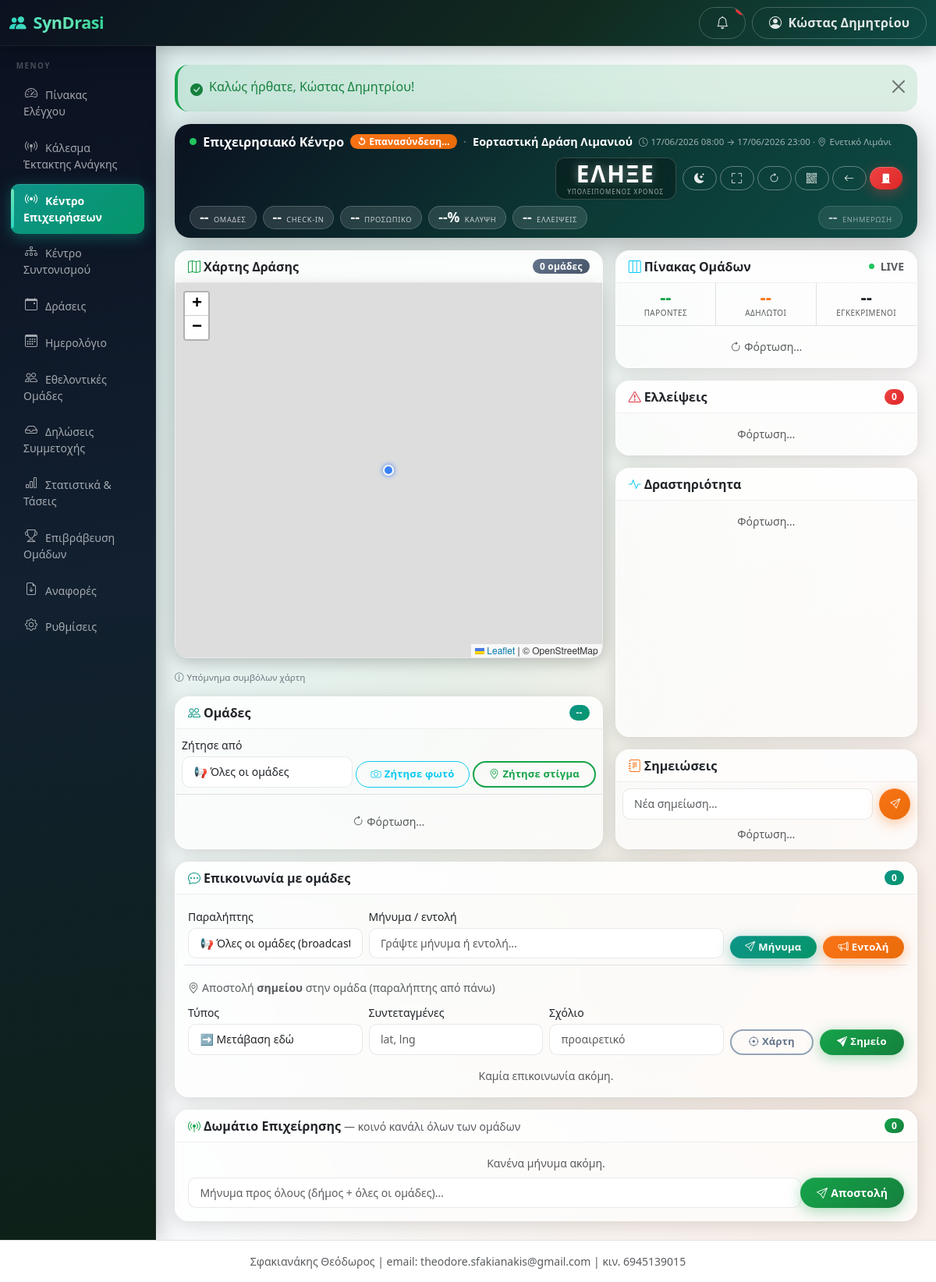
/public/operations/events/4 (signed in), run on the app's committed database.
### tables this page shows
CREATE TABLE users (
  id INT AUTO_INCREMENT PRIMARY KEY,
  municipality_id INT NULL,
  team_id INT NULL,
  name VARCHAR(255) NOT NULL,
  email VARCHAR(255) NOT NULL UNIQUE,
  phone VARCHAR(50) NULL,
  password_hash VARCHAR(255) NOT NULL,
  role ENUM('super_admin','municipality_admin','team_admin','event_operator') NOT NULL,
  status ENUM('active','inactive') NOT NULL DEFAULT 'active',
  last_login_at DATETIME NULL,
  created_at DATETIME NOT NULL DEFAULT CURRENT_TIMESTAMP,
  updated_at DATETIME NULL ON UPDATE CURRENT_TIMESTAMP,
  INDEX idx_users_municipality_id (municipality_id),
  INDEX idx_users_team_id (team_id)
);

CREATE TABLE events (
  id INT AUTO_INCREMENT PRIMARY KEY,
  municipality_id INT NOT NULL,
  category_id INT NULL,
  title VARCHAR(255) NOT NULL,
  description TEXT NULL,
  location_name VARCHAR(255) NULL,
  address VARCHAR(255) NULL,
  latitude DECIMAL(10,7) NULL,
  longitude DECIMAL(10,7) NULL,
  start_datetime DATETIME NOT NULL,
  end_datetime DATETIME NOT NULL,
  requested_people INT NOT NULL DEFAULT 0,
  requested_vehicle TINYINT(1) NOT NULL DEFAULT 0,
  requested_medical_equipment TINYINT(1) NOT NULL DEFAULT 0,
  instructions TEXT NULL,
  status ENUM('draft','open','review','confirmed','active','closed','completed','cancelled') NOT NULL DEFAULT 'draft',
  published_at DATETIME NULL,
  created_by INT NOT NULL,
  created_at DATETIME NOT NULL DEFAULT CURRENT_TIMESTAMP,
  updated_at DATETIME NULL ON UPDATE CURRENT_TIMESTAMP,
  INDEX idx_events_municipality_id (municipality_id),
  INDEX idx_events_status (status),
  INDEX idx_events_start_datetime (start_datetime)
);

### views/operations/event.php (the view, shortened to what the rows shown need)
<?php
$eid       = (int) $event['id'];
?>
<div class="ops-header">
  <div class="d-flex align-items-center gap-2 flex-wrap">
    <span class="ldot"></span>
    <span class="fw-bold text-white" style="font-size:1rem;white-space:nowrap">Επιχειρησιακό Κέντρο</span>
    <span class="badge bg-success" id="liveBadge">◉ LIVE SSE</span>
    <span style="opacity:.35">·</span>
    <span class="fw-semibold text-white" style="font-size:.9rem;white-space:nowrap;overflow:hidden;text-overflow:ellipsis;max-width:280px"><?= e($event['title']) ?></span>
    <span style="opacity:.6;font-size:.72rem;white-space:nowrap">
      <i class="bi bi-clock me-1"></i><?= e(gr_datetime($event['start_datetime'])) ?> &rarr; <?= e(gr_datetime($event['end_datetime'])) ?><?php if ($event['location_name']): ?>&nbsp;&middot;&nbsp;<i class="bi bi-geo-alt me-1"></i><?= e($event['location_name']) ?><?php endif; ?>
    </span>
    <div class="ms-auto d-flex align-items-center gap-2">
      <div class="ops-countdown-wrap text-white">
        <div class="ops-countdown" id="countdown">--</div>
        <div style="font-size:.5rem;opacity:.6;text-transform:uppercase;letter-spacing:1px;margin-top:.15rem" id="cdLabel">Υπολειπόμενος χρόνος</div>
      </div>
      <div class="d-flex gap-1 align-items-center">
        <button class="btn btn-sm btn-outline-light" id="btnDark" title="Mission Control Mode"><i class="bi bi-moon-stars-fill"></i></button>
        <button class="btn btn-sm btn-outline-light" id="btnFull" title="Fullscreen χάρτης"><i class="bi bi-fullscreen"></i></button>
        <button class="btn btn-sm btn-outline-light" id="btnRefresh"><i class="bi bi-arrow-clockwise"></i></button>
        <a class="btn btn-sm btn-outline-light" href="<?= e(url('/operations/events/' . $eid . '/gate-qr')) ?>" target="_blank" title="QR Πύλης — δήλωση παρουσίας"><i class="bi bi-qr-code"></i></a>
        <a class="btn btn-sm btn-outline-light" href="<?= e(url('/events/' . $eid)) ?>"><i class="bi bi-arrow-left"></i></a>
        <form method="post" action="<?= e(url('/events/' . $eid . '/close')) ?>"
              onsubmit="return confirm('Κλείσιμο δράσης;\nΗ δράση θα κλείσει και θα πάει για αρχειοθέτηση.')">
          <button class="btn btn-sm btn-danger" title="Κλείσιμο Δράσης"><i class="bi bi-door-closed-fill"></i></button>
        </form>
      </div>
    </div>
  </div>
  <div class="d-flex flex-wrap gap-2 mt-2">
    <div class="ops-stat text-white" id="ss-teams"><div class="val" id="sv-teams">--</div><div class="lbl">Ομάδες</div></div>
    <div class="ops-stat text-white" id="ss-ci"><div class="val" id="sv-ci">--</div><div class="lbl">Check-in</div></div>
    <div class="ops-stat text-white" id="ss-pers"><div class="val" id="sv-pers">--</div><div class="lbl">Προσωπικό</div></div>
    <div class="ops-stat text-white" id="ss-cov"><div class="val" id="sv-cov">--%</div><div class="lbl">Κάλυψη</div></div>
    <div class="ops-stat text-white" id="ss-sh"><div class="val" id="sv-sh">--</div><div class="lbl">Ελλείψεις</div></div>
    <div class="ops-stat text-white ms-auto" style="opacity:.7"><div class="val" id="sv-clk">--</div><div class="lbl">Ενημέρωση</div></div>
  </div>
</div>
<div class="row g-3">
  <div class="col-xl-7">
    <div class="card mb-3">
      <div class="card-header d-flex justify-content-between align-items-center">
        <span><i class="bi bi-map me-1 text-success"></i>Χάρτης Δράσης</span>
        <span class="badge bg-secondary" id="mapBadge">0 ομάδες</span>
      </div>
      <div class="card-body p-0">
        <div class="map-wrap" id="mapWrap">
          <div id="operationalMap" style="height:480px;border-radius:0 0 12px 12px"></div>
        </div>
      </div>
    </div>
    <details class="mb-3" style="font-size:.72rem;color:#6c757d">
      <summary style="cursor:pointer;list-style:none;display:inline-flex;align-items:center;gap:4px;user-select:none">
        <i class="bi bi-info-circle"></i> Υπόμνημα συμβόλων χάρτη
      </summary>
    </details>
    <div class="card">
      <div class="card-header d-flex justify-content-between align-items-center">
        <span><i class="bi bi-people me-1 text-primary"></i>Ομάδες</span>
        <span class="badge bg-primary" id="teamBadge">--</span>
      </div>
      <div class="card-body p-2 pb-2 border-bottom">
        <div class="row g-1 align-items-end">
          <div class="col-12 col-sm-5">
            <label class="form-label small mb-1">Ζήτησε από</label>
            <select class="form-select form-select-sm" id="reqTargetTeam">
              <option value="">📢 Όλες οι ομάδες</option>
            </select>
          </div>
          <div class="col-12 col-sm-7 d-flex gap-1">
            <button type="button" class="btn btn-outline-info btn-sm flex-fill" id="bulkReqPhoto"><i class="bi bi-camera me-1"></i>Ζήτησε φωτό</button>
            <button type="button" class="btn btn-outline-success btn-sm flex-fill" id="bulkReqGps"><i class="bi bi-geo-alt me-1"></i>Ζήτησε στίγμα</button>
          </div>
        </div>
      </div>
      <div class="card-body p-2" id="teamsBox">
        <div class="text-muted small py-3 text-center"><i class="bi bi-arrow-clockwise spin me-1"></i>Φόρτωση…</div>
      </div>
    </div>
  </div>
  <div class="col-xl-5 d-flex flex-column gap-3">
    <div class="card" id="teamBoardCard">
      <div class="card-header d-flex justify-content-between align-items-center">
        <span><i class="bi bi-layout-three-columns me-1 text-info"></i>Πίνακας Ομάδων</span>
        <div class="d-flex align-items-center gap-2">
          <span class="ldot" style="width:7px;height:7px" title="LIVE"></span>
          <span class="small text-muted">LIVE</span>
        </div>
      </div>
      <div class="row g-0 border-bottom text-center" id="boardSummary">
        <div class="col-4 py-2 border-end">
          <div class="board-num text-success" id="board-present">--</div>
          <div class="text-muted board-lbl">Παρόντες</div>
        </div>
        <div class="col-4 py-2 border-end">
          <div class="board-num text-warning" id="board-transit">--</div>
          <div class="text-muted board-lbl">Αδήλωτοι</div>
        </div>
        <div class="col-4 py-2">
          <div class="board-num" id="board-approved">--</div>
          <div class="text-muted board-lbl">Εγκεκριμένοι</div>
        </div>
      </div>
      <div id="boardList" style="max-height:290px;overflow-y:auto">
        <div class="text-muted small py-3 text-center"><i class="bi bi-arrow-clockwise spin me-1"></i>Φόρτωση…</div>
      </div>
    </div>
    <div class="card">
      <div class="card-header d-flex justify-content-between align-items-center">
        <span><i class="bi bi-exclamation-triangle me-1 text-danger"></i>Ελλείψεις</span>
        <span class="badge bg-danger" id="shBadge">0</span>
      </div>
      <div class="card-body p-2" id="shortagesBox">
        <div class="text-muted small py-2 text-center">Φόρτωση…</div>
      </div>
    </div>
    <div class="card flex-grow-1">
      <div class="card-header">
        <i class="bi bi-activity me-1 text-info"></i>Δραστηριότητα
      </div>
      <div class="card-body p-2 overflow-auto" style="max-height:260px" id="activityBox">
        <div class="text-muted small py-2 text-center">Φόρτωση…</div>
      </div>
    </div>
    <div class="card">
      <div class="card-header"><i class="bi bi-journal-text me-1 text-warning"></i>Σημειώσεις</div>
      <div class="card-body p-2">
        <form id="noteForm" class="d-flex gap-2 mb-2">
          <input type="text" class="form-control form-control-sm" id="noteInput" placeholder="Νέα σημείωση…" maxlength="500">
          <button class="btn btn-sm btn-warning fw-bold" type="submit"><i class="bi bi-send"></i></button>
        </form>
        <div id="notesBox" style="max-height:160px;overflow-y:auto">
          <div class="text-muted small text-center">Φόρτωση…</div>
        </div>
      </div>
    </div>
  </div>
</div>
<div class="card mt-3">
  <div class="card-header d-flex justify-content-between align-items-center">
    <span><i class="bi bi-chat-dots me-1 text-primary"></i>Επικοινωνία με ομάδες</span>
    <span class="badge bg-primary" id="msgBadge">0</span>
  </div>
  <div class="card-body">
    <div class="row g-2 align-items-end mb-3">
      <div class="col-md-3">
        <label class="form-label small mb-1">Παραλήπτης</label>
        <select class="form-select form-select-sm" id="cmsgTeam">
          <option value="">📢 Όλες οι ομάδες (broadcast)</option>
        </select>
      </div>
      <div class="col-md-6">
        <label class="form-label small mb-1">Μήνυμα / εντολή</label>
        <input type="text" class="form-control form-control-sm" id="cmsgBody" maxlength="500" placeholder="Γράψτε μήνυμα ή εντολή…">
      </div>
      <div class="col-md-3 d-flex gap-2">
        <button type="button" class="btn btn-sm btn-primary flex-fill" id="cmsgSendMsg"><i class="bi bi-send me-1"></i>Μήνυμα</button>
        <button type="button" class="btn btn-sm btn-warning flex-fill fw-bold" id="cmsgSendOrder" title="Στέλνεται ως εντολή — ζητά επιβεβαίωση λήψης από την ομάδα"><i class="bi bi-megaphone me-1"></i>Εντολή</button>
      </div>
    </div>
    <div class="row g-2 align-items-end mb-3 pt-2 border-top">
      <div class="col-12"><span class="small text-muted"><i class="bi bi-geo-alt me-1"></i>Αποστολή <strong>σημείου</strong> στην ομάδα (παραλήπτης από πάνω)</span></div>
      <div class="col-md-3">
        <label class="form-label small mb-1">Τύπος</label>
        <select class="form-select form-select-sm" id="geoKind">
          <option value="move">➡️ Μετάβαση εδώ</option>
        </select>
      </div>
      <div class="col-md-3">
        <label class="form-label small mb-1">Συντεταγμένες</label>
        <input type="text" class="form-control form-control-sm" id="geoCoords" placeholder="lat, lng">
      </div>
      <div class="col-md-3">
        <label class="form-label small mb-1">Σχόλιο</label>
        <input type="text" class="form-control form-control-sm" id="geoNote" maxlength="200" placeholder="προαιρετικό">
      </div>
      <div class="col-md-3 d-flex gap-2">
        <button type="button" class="btn btn-sm btn-outline-secondary flex-fill" id="geoPickBtn" title="Κλικ στον χάρτη"><i class="bi bi-crosshair me-1"></i>Χάρτη</button>
        <button type="button" class="btn btn-sm btn-success flex-fill" id="geoSendBtn"><i class="bi bi-send-fill me-1"></i>Σημείο</button>
      </div>
    </div>
    <div class="msg-thread" id="msgThread"><div class="text-muted small text-center">Καμία επικοινωνία ακόμη.</div></div>
  </div>
</div>
<div class="card mt-3">
  <div class="card-header d-flex justify-content-between align-items-center">
    <span><i class="bi bi-broadcast-pin me-1 text-success"></i>Δωμάτιο Επιχείρησης <span class="small text-muted fw-normal">— κοινό κανάλι όλων των ομάδων</span></span>
    <span class="badge bg-success" id="roomBadge">0</span>
  </div>
  <div class="card-body">
    <div class="msg-thread" id="roomThread" style="max-height:260px"><div class="text-muted small text-center">Κανένα μήνυμα ακόμη.</div></div>
    <div class="input-group input-group-sm mt-2">
      <input type="text" class="form-control" id="roomInput" maxlength="500" placeholder="Μήνυμα προς όλους (δήμος + όλες οι ομάδες)…">
      <button class="btn btn-success" type="button" id="roomSend"><i class="bi bi-send me-1"></i>Αποστολή</button>
    </div>
  </div>
</div>
<link rel="stylesheet" href="https://unpkg.com/leaflet@1.9.4/dist/leaflet.css">

### app/Helpers/Router.php (shortened to what the rows shown need)
<?php
class Router
{
    private $routes = [];
    public function get($pattern, $handler)
    {
        $this->routes[] = ['GET', $pattern, $handler];
    }
    public function post($pattern, $handler)
    {
        $this->routes[] = ['POST', $pattern, $handler];
    }
    public function dispatch($method, $uri)
    {
        $path = parse_url($uri, PHP_URL_PATH);
        $base = base_uri();
        if ($base !== '' && strpos($path, $base) === 0) {
            $path = substr($path, strlen($base));
        } else {
            $parent = preg_replace('#/public$#', '', $base);
            if ($parent !== $base && $parent !== '' && strpos($path, $parent) === 0) {
                $path = substr($path, strlen($parent));
            }
        }
        $path = '/' . trim($path, '/');
        foreach ($this->routes as $route) {
            list($m, $pattern, $handler) = $route;
            if ($m !== $method) {
                continue;
            }
            $regex = '#^' . preg_replace_callback(
                '/\{([a-zA-Z_]+)\}/',
                function ($m) {
                    return $m[1] === 'token' ? '([A-Za-z0-9]+)' : '(\d+)';
                },
                $pattern
            ) . '$#';
            if (preg_match($regex, $path, $matches)) {
                array_shift($matches);
                list($class, $action) = explode('@', $handler);
                $controller = new $class();
                return call_user_func_array([$controller, $action], $matches);
            }
        }
    }
}

### views/layouts/header.php (shortened to what the rows shown need)
<?php $unreadCount = is_logged_in() ? Notification::unreadCount($_SESSION['user_id']) : 0; ?>
<!DOCTYPE html>
<html lang="el">
<head>
<link href="https://cdn.jsdelivr.net/npm/bootstrap@5.3.3/dist/css/bootstrap.min.css" rel="stylesheet">
<link href="https://cdn.jsdelivr.net/npm/bootstrap-icons@1.11.3/font/bootstrap-icons.min.css" rel="stylesheet">
<link href="https://unpkg.com/leaflet@1.9.4/dist/leaflet.css" rel="stylesheet">
<link href="<?= e(url('/assets/css/app.css')) ?>" rel="stylesheet">
</head>
<body class="bg-light">
<nav class="navbar navbar-dark syndrasi-topbar sticky-top">
  <div class="container-fluid">
    <div class="d-flex align-items-center">
      <a class="navbar-brand fw-bold" href="<?= e(url('/')) ?>">
        <i class="bi bi-people-fill me-1"></i> SynDrasi
      </a>
    </div>
    <div class="d-flex align-items-center gap-2">
      <a href="<?= e(url('/notifications')) ?>" class="btn btn-outline-light position-relative" title="Ειδοποιήσεις" id="navNotifBell">
        <i class="bi bi-bell"></i>
        <span class="position-absolute top-0 start-100 translate-middle badge rounded-pill bg-danger"
              id="navNotifBadge" <?= $unreadCount > 0 ? '' : 'style="display:none"' ?>><?= (int) $unreadCount ?></span>
      </a>
      <div class="dropdown">
        <button class="btn btn-outline-light dropdown-toggle" data-bs-toggle="dropdown">
          <i class="bi bi-person-circle me-1"></i>
          <span class="d-none d-md-inline"><?= e(current_user() ? current_user()['name'] : '') ?></span>
        </button>
      </div>
    </div>
  </div>
</nav>
<div class="container-fluid">
  <div class="row">
    <?php include BASE_PATH . '/views/layouts/sidebar.php'; ?>
    <main class="col-lg-10 ms-sm-auto px-3 px-md-4 py-4">
      <?php include BASE_PATH . '/views/layouts/flash.php'; ?>

### data on the page
users: name "Κώστας Δημητρίου"
events: title "Εορταστική Δράση Λιμανιού", start_datetime "17/06/2026 08:00", end_datetime "17/06/2026 23:00", location_name "Ενετικό Λιμάνι"

### other printed values
$m[2] "Πίνακας Ελέγχου"
$m[2] "Κάλεσμα Έκτακτης Ανάγκης"
$m[2] "Κέντρο Επιχειρήσεων"
$m[2] "Κέντρο Συντονισμού"
$m[2] "Δράσεις"
$m[2] "Ημερολόγιο"
$m[2] "Εθελοντικές Ομάδες"
$m[2] "Δηλώσεις Συμμετοχής"
$m[2] "Στατιστικά & Τάσεις"
$m[2] "Επιβράβευση Ομάδων"
$m[2] "Αναφορές"
$m[2] "Ρυθμίσεις"
$f['message'] "Καλώς ήρθατε, Κώστας Δημητρίου!"
